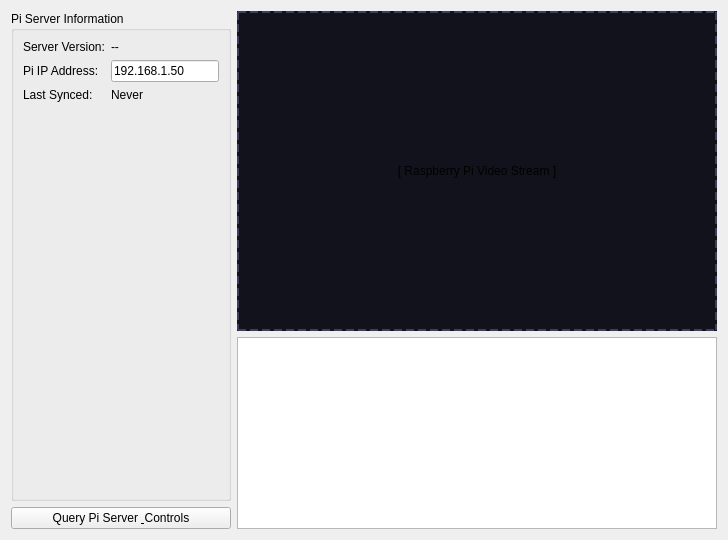
      <widget class="QWidget" name="tabPiKitchen">
       <attribute name="title"><string>Pi Kitchen Monitor</string></attribute>
       <layout class="QHBoxLayout" name="hboxPi">
        <item>
         <layout class="QVBoxLayout" name="vboxPiLeft">
          <item>
           <widget class="QGroupBox" name="grpPiInfo"><property name="title"><string>Pi Server Information</string></property>
            <layout class="QFormLayout" name="formPiSensors">
             <item row="0" column="0"><widget class="QLabel" name="p1"><property name="text"><string>Server Version:</string></property></widget></item>
             <item row="0" column="1"><widget class="QLabel" name="lblPiVersion"><property name="text"><string>--</string></property></widget></item>
             <item row="1" column="0"><widget class="QLabel" name="p2"><property name="text"><string>Pi IP Address:</string></property></widget></item>
             <item row="1" column="1"><widget class="QLineEdit" name="txtPiIp"><property name="text"><string>192.168.1.50</string></property></widget></item>
             <item row="2" column="0"><widget class="QLabel" name="lblPiLastSyncTitle"><property name="text"><string>Last Synced:</string></property></widget></item>
             <item row="2" column="1"><widget class="QLabel" name="lblPiLastSync"><property name="text"><string>Never</string></property></widget></item>
            </layout>
           </widget>
          </item>
          <item><widget class="QPushButton" name="btnPiFetch"><property name="text"><string>Query Pi Server &amp; Controls</string></property></widget></item>
         </layout>
        </item>
        <item>
         <layout class="QVBoxLayout" name="vboxPiRight">
          <item><widget class="QLabel" name="lblPiStreamView"><property name="text"><string>[ Raspberry Pi Video Stream ]</string></property><property name="alignment"><set>Qt::AlignCenter</set></property><property name="styleSheet"><string>border:2px dashed #3d3d5c; background:#12121c;</string></property><property name="minimumSize"><size><width>480</width><height>320</height></size></property></widget></item>
          <item><widget class="QTextEdit" name="txtPiLog"><property name="readOnly"><bool>true</bool></property></widget></item>
         </layout>
        </item>
       </layout>
      </widget>
